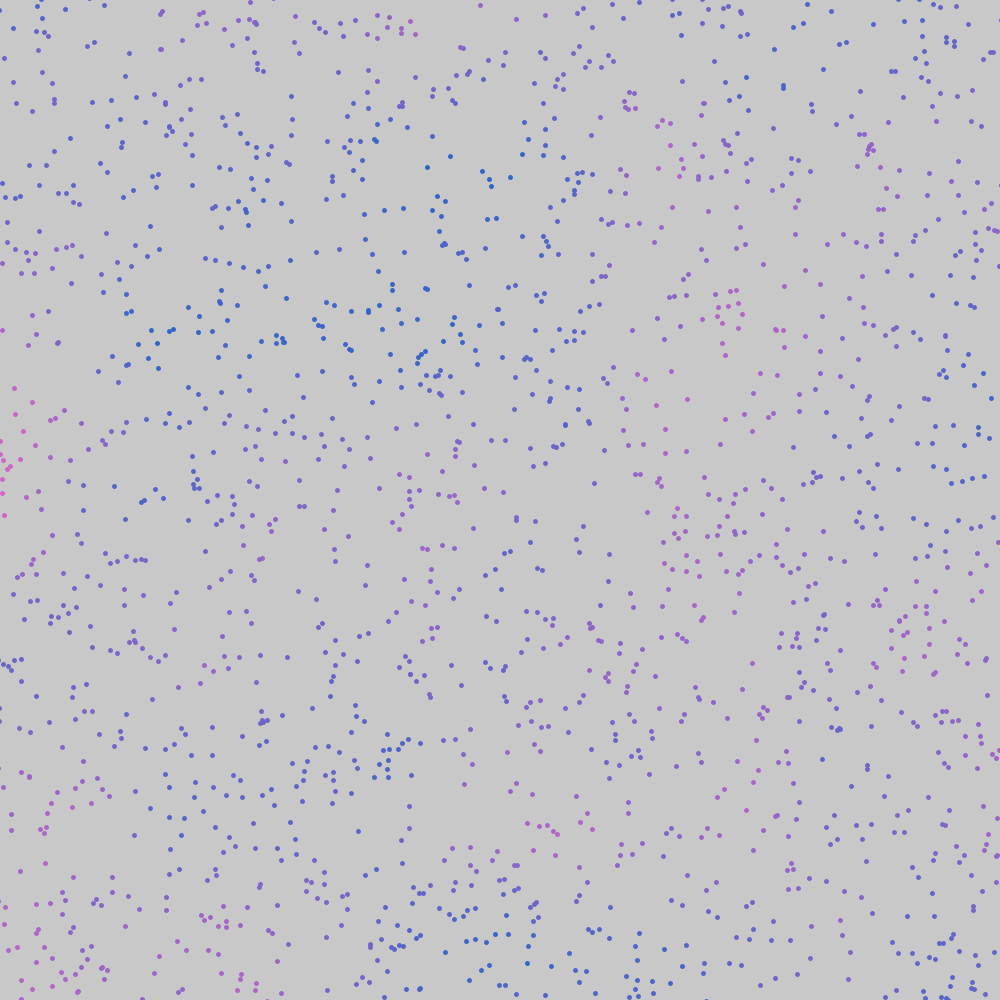
Frame 1 (no input)
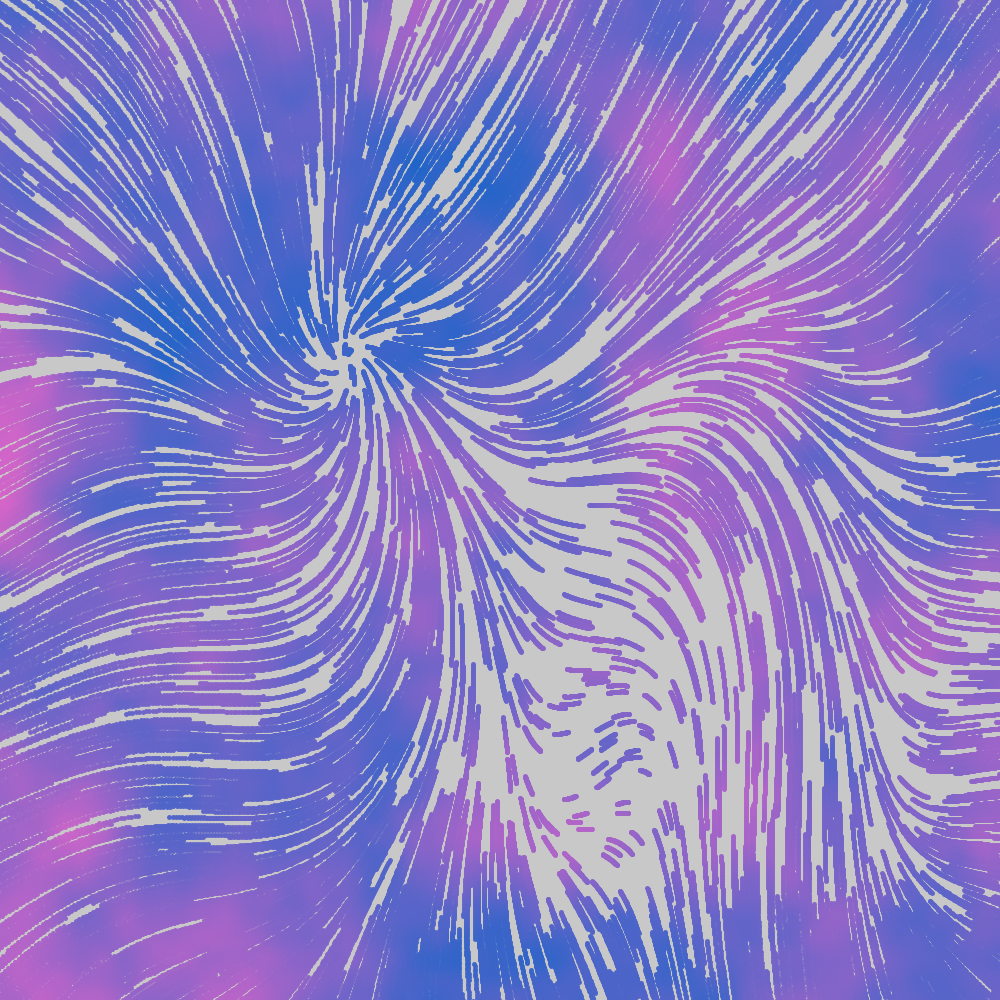
Frame 60 (the mouse pressed at the canvas centre just before this capture)
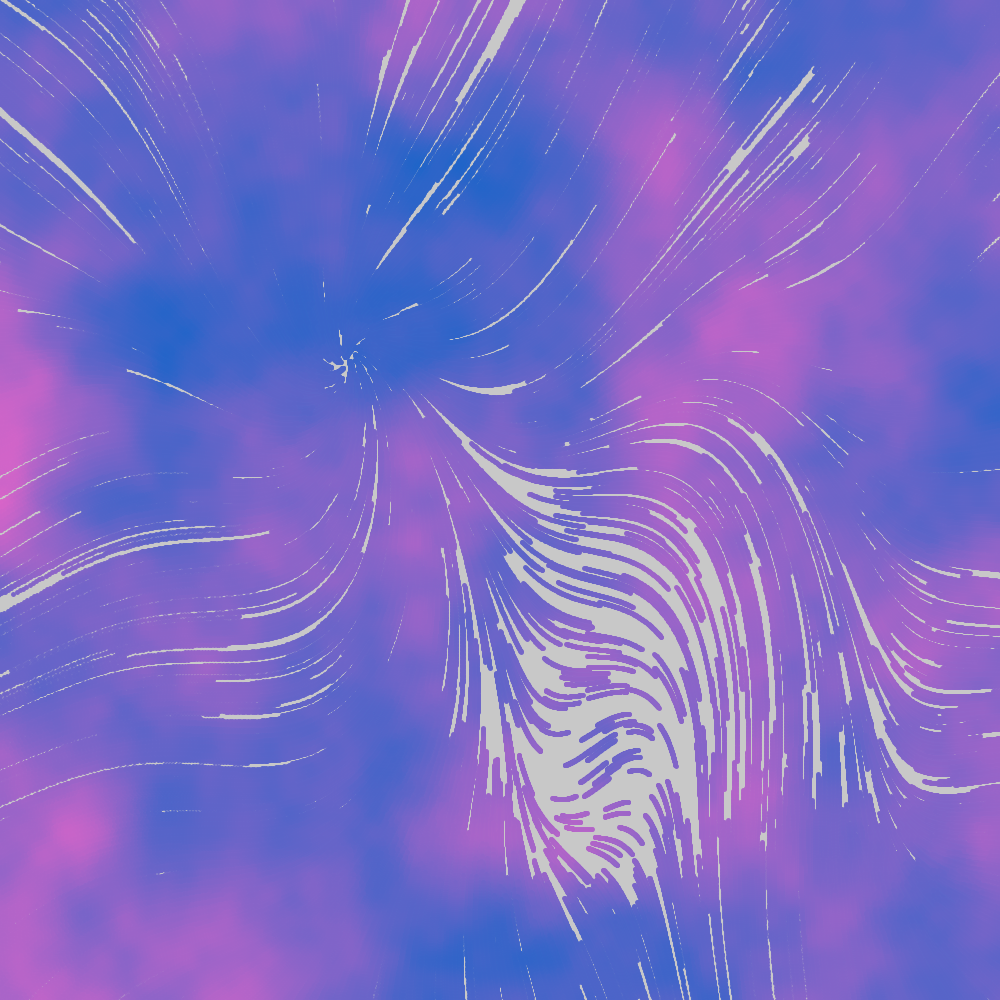
Frame 120 (the mouse held since frame 60 and released just before this capture)

The Processing sketch that drew these frames (run headless with seeded random() and noise(); from frame 60 on, the mouse is pressed at the canvas centre):

// Processing sketch: i
// ── i.pde
float x1,x2,y1,y2;
float A,B,C,D;
int cstate;

ArrayList<Particle> particles;

class Particle{
  PVector pos;
   color c;
  
  Particle(float x, float y, color c_){
  pos = new PVector(x, y);
  c = c_;
  }
}

void setup(){
  size(1000,1000);
  cstate = 0;
  float sq = 5;
  x1 = -2;
  x2 = 2;
  y1 = -2;
  y2 = 2;
  
  if (sq != 0){
    x1 = y1= -sq;
    x2 = y2 = sq;
  }
  particles = new ArrayList<Particle>();
  init();
}

void draw(){
  strokeWeight(5);
  float a = A;
  float b = B;
  float c = C;
  float d = D;
  float e = .005;
  for (int i=0;i<1;i++){
  for (Particle p:particles){
    //a = c = sin(p.x);
    //b = d = 1.;
    float x = p.pos.x;
    float y = p.pos.y;
    float xx = sin(a*y)-cos(b*x);
    float yy = sin(c*x)-cos(d*y);
    x = lerp(x,xx,e) ;
    y = lerp(y,yy, e);
    p.pos.x = x;
    p.pos.y = y;
    p.c = find_color((x-x1)/(x2-x1),(y-y1)/(y2-y1));
    stroke(p.c);
    xx = map(x, x1+2, x2-2, 0, width);
    yy = map(y, y1+2, y2-2, 0, height);
    point(xx,yy);
  }}
  /*int ni = 20;
  println(red(particles.get(ni).c));
  stroke(0);
  Particle p = particles.get(ni);
  float x = p.pos.x;
  float y = p.pos.y;
  float xx = map(x, x1+2, x2-2, 0, width);
  float yy = map(y, y1+2, y2-2, 0, height);
  point(xx+20,yy);
  point(xx-20,yy);*/
}


void init(){
  
  
  A = random(-3,3);
  B = random(-3,3);
  C = random(-3,3);
  D = random(-3,3);
  /*A = 1.641;
  B = 1.902;
  C = 0.316;
  D = 1.525;
  
  A = 1.4;
  B = -2.3;
  C = 2.4;
  D = -2.1;
  */
  particles.clear();
  float n = 5000;
  float ccc = (cstate==0)?0:255;
  stroke(ccc, 100);
  background(200);
  for (int i = 0; i < n; i++){
    float x = random(x1,x2);
    float y = random(y1,y2);
    color c = find_color((x-x1)/(x2-x1),(y-y1)/(y2-y1)); 
    particles.add(new Particle(x,y, c));
  }
    //color c = color(0);
    //particles.set(0, new Particle(random(x1,x2) ,random(y1,y2), c));
}

color find_color(float xx, float yy){
    float res = 10.;
    float vv = noise(xx*res, res*yy);
    color c = color(vv*255, 100, 200, 250);
    return c;
}

void keyPressed(){
  if (keyCode == 32){
    //cstate = (cstate+1)%2;
    init();
}
  
}
